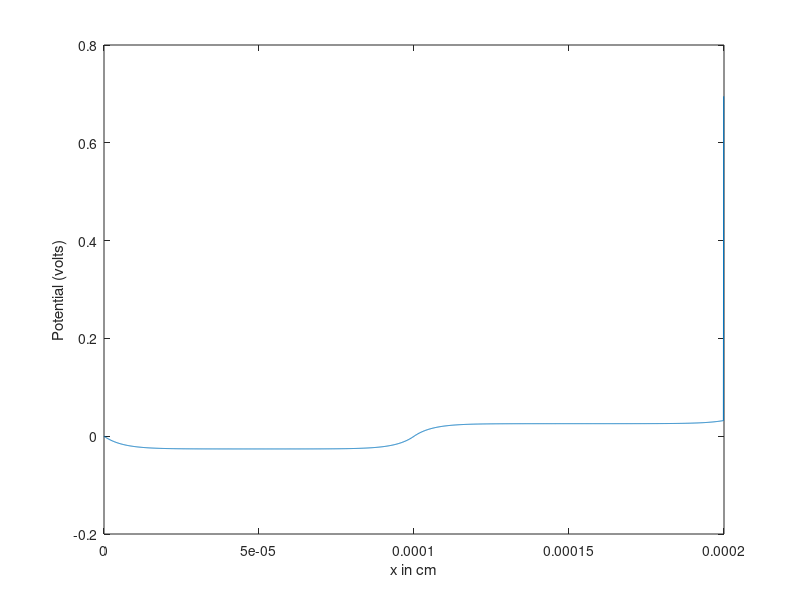
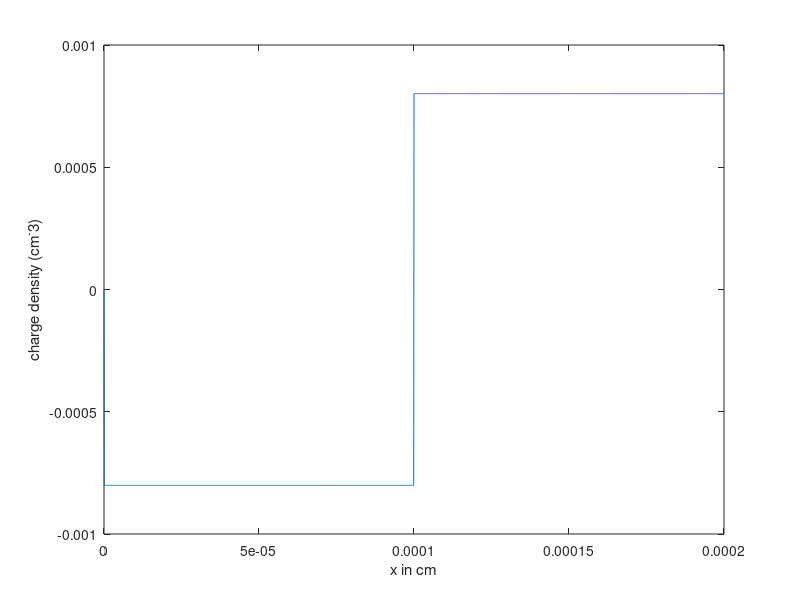
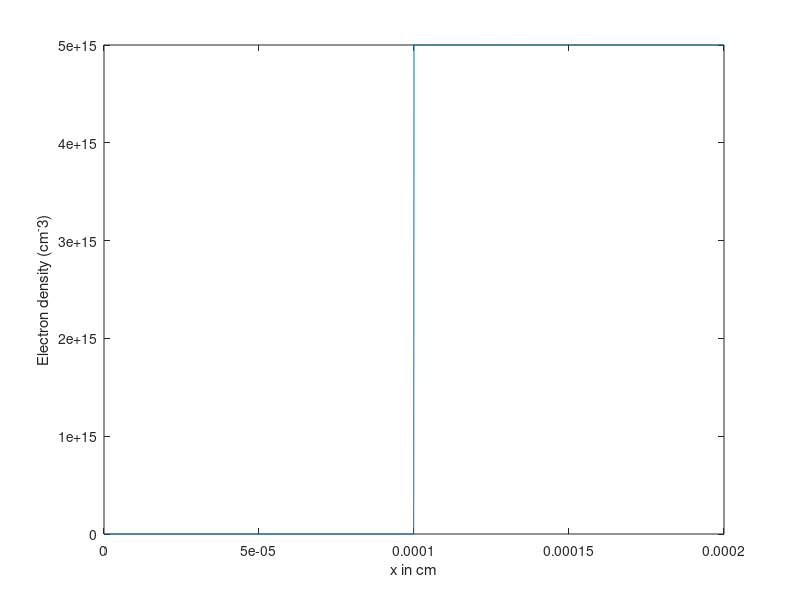
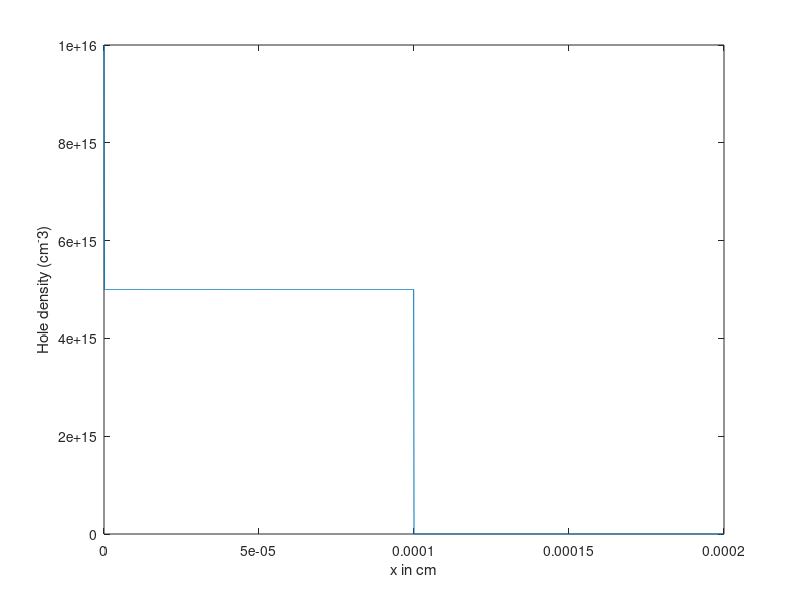

MATLAB code to generate these figures, in order:
clear
lp = 10^-4; %cm
ln = 10^-4; %cm
l = lp+ln; %cm
x = 10^-7; %cm %grid spacing
nx = round(l/x); %grid points
ND = 10^16; %cm^-3
NA = 10^16; %cm^-3
epsilon = 8.854*10^-14; %cm^-1
Ksi = 12;
epsi = Ksi*epsilon;
q = 1.602176634*10^-19;
T = 300; %K
k = 1.38064852*10^-23; %boltzmann constant
ni = 1.45*10^10; %cm^-3
Eg = 1.12; %eV
h = 6.626*10^-34; %planck's constant
m0 = 9.1*10^-31;
mn = 1.08*m0; %effective electron mass in Si
mp = 0.57*m0; %effective hole mass in Si
Nc = (2*(2*pi*mn*k*T/h^2)^1.5)*10^-6;
Nv = (2*(2*pi*mp*k*T/h^2)^1.5)*10^-6;
Vt = k*T/q;
Vbi = (k*T/q)*log(NA*ND/ni^2);
%initialize potential and charge densities
v = zeros(1,nx);
deltv = zeros(1,nx);
diffv(1:nx, 1:nx) = 0;
diffv1(1:nx, 1:nx) = 0;
diffv2(1:nx, 1:nx) = 0;
n = zeros(1,nx);
p = zeros(1,nx);
NAm(1:nx/2) = NA; %NA^-
NAm((nx/2)+1:nx) = 0;
NDp(1:nx/2) = 0; %ND^+
NDp((nx/2)+1:nx) = ND;
n(1) = (ni^2)/NA;
p(1) = NA;
p(2:nx/2) = NA/2;
n(2:nx/2) = 2*(ni^2)/NA;
n(nx) = ND;
p(nx) = (ni^2)/ND;
n((nx/2)+1:nx) = ND/2;
p((nx/2)+1:nx) = 2*(ni^2)/ND;
v(1) = 0;
v(nx) = Vbi;
roh = q*(NDp-NAm+p-n); %charge density

emax = 0;
iter=0;
while true
    F(1) = v(1)/x^2 + roh(1)/epsi;
    F(nx) = (v(nx-1)-v(nx))/x^2 + roh(nx)/epsi;
    for i=2:nx-1
        F(i) = ((v(i-1)-2*v(i)+v(i+1))/x^2) + roh(i)/epsi;
        diffv1(i,i-1) = 1/x^2;
        diffv1(i,i) = -2/x^2;
        diffv1(i,i+1) = 1/x^2;       
    end
    diffv1(1,1) = 1/x^2;
    diffv1(nx,nx) = -1/x^2;
    diffv1(nx,nx-1) = 1/x^2;
    for i=3:nx-1
        %diffv2(i,1) = (q/(epsi*2*Vt))*(p(1)*exp((v(1)+v(2)-v(i)-v(i+1))/(2*Vt))+n(1)*exp((-v(1)-v(2)+v(i)+v(i+1))/(2*Vt)));
        diffv2(i,1) = (q/(epsi*2*Vt))*(p(i)+n(i));
        diffv2(i,2) = diffv2(i,1);
        diffv2(i,i) = -diffv2(i,1);
        diffv2(i,i+1) = -diffv2(i,1);
    end
    %diffv2(2,1) = (q/(epsi*2*Vt))*(p(1)*exp((v(1)-v(3))/(2*Vt))+n(1)*exp((-v(1)+v(3))/(2*Vt)));
    diffv2(2,1) = (q/(epsi*2*Vt))*(p(2)+n(2));
    diffv2(2,3) = -diffv2(2,1);
    diffv = diffv1+diffv2;
    deltv = -diffv\F';
    v = v+deltv';
    v(1) = 0;
    v(nx) = Vbi;
    if max(deltv)<0.05
        break;
    end
    for i=2:nx-1 %so that boundaries don't change
            n(i) = n(i-1)*exp((v(i+1)-v(i-1))/(2*Vt));
            p(i) = p(i-1)*exp((v(i-1)-v(i+1))/(2*Vt));
            roh(i) = q*(NDp(i)-NAm(i)+p(i)-n(i));
    end
    iter=iter+1;
end
Ec = Vt*log(Nc./n); 
Ev = Vt*log(p./Nv);
Ef(1:nx) = 0;
xgrid = linspace(0, l-x, nx);

%potential
figure(1);
plot(xgrid,v);
xlabel('x in cm')
ylabel('Potential (volts)')

%Electric field

%roh
figure(3);
plot(xgrid,roh)
xlabel('x in cm')
ylabel('charge density (cm^-3)')

%n
figure(4);
plot(xgrid,n);
xlabel('x in cm')
ylabel('Electron density (cm^-3)')

%p
figure(5);
plot(xgrid,p)
xlabel('x in cm')
ylabel('Hole density (cm^-3)')

% 
% %band diagram
% figure(6)
% plot(xgrid,Ec,xgrid,Ev,xgrid,((Ec+Ev)/2),xgrid,Ef)
% legend('Ec','Ev','Emid', 'Ef')
% xlabel('x in cm')
% ylabel('Energy (eV)')
